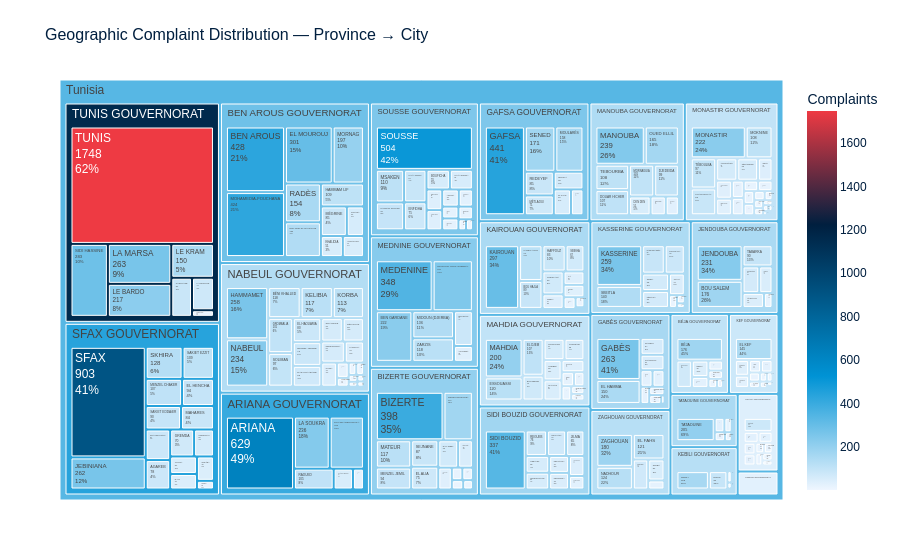

Notebook code cell kept with this figure:
### Code cell
# ── 3.3  Interactive treemap (Plotly) — Province > City ───────────────
if 'province' in df.columns and 'city' in df.columns:
    geo_df = (df.dropna(subset=['province','city'])
                .groupby(['province','city'])
                .size()
                .reset_index(name='count'))

    fig_tree = px.treemap(
        geo_df,
        path      = [px.Constant('Tunisia'), 'province', 'city'],
        values    = 'count',
        color     = 'count',
        color_continuous_scale = [
            [0.0, '#EFF6FF'], [0.3, '#0093D5'],
            [0.7, '#001F3F'], [1.0, '#EE3A43']
        ],
        title     = 'Geographic Complaint Distribution — Province → City',
        hover_data= {'count': True},
    )
    fig_tree.update_traces(textinfo='label+value+percent parent')
    fig_tree.update_layout(**PLOTLY_LAYOUT,
                            coloraxis_colorbar_title='Complaints')
    fig_tree.write_html(str(FIG_DIR / 'fig08_geo_treemap.html'))
    fig_tree.show()
    print('Interactive treemap saved as HTML')

### Figure 1 — Plotly figure (JSON) as saved in the notebook; plotly's stock layout.template omitted (floating-point values rounded to 4 significant figures; data arrays with more than 128 entries replaced by an {"elided": "..."} marker saying what was removed)
{"data": [{"branchvalues": "total", "customdata": {"elided": "282x1 float values"}, "domain": {"x": [0, 1], "y": [0, 1]}, "hovertemplate": "labels=%{label}<br>count_sum=%{value}<br>parent=%{parent}<br>id=%{id}<br>count=%{color}<extra></extra>", "ids": {"elided": "282 str values"}, "labels": {"elided": "282 str values"}, "marker": {"coloraxis": "coloraxis", "colors": {"elided": "282 float values"}}, "name": "", "parents": {"elided": "282 str values"}, "textinfo": "label+value+percent parent", "type": "treemap", "values": {"elided": "282 float values"}}], "layout": {"coloraxis": {"colorbar": {"title": {"text": "Complaints"}}, "colorscale": [[0, "#EFF6FF"], [0.3, "#0093D5"], [0.7, "#001F3F"], [1, "#EE3A43"]]}, "colorway": ["#0093D5", "#EE3A43", "#00C3FF", "#22C55E", "#F59E0B", "#8B5CF6", "#F97316", "#001F3F", "#22D3EE", "#A855F7", "#FB923C", "#34D399"], "font": {"color": "#001F3F", "family": "Arial, sans-serif"}, "legend": {"bgcolor": "rgba(255,255,255,0.9)", "bordercolor": "#E5E7EB", "borderwidth": 1, "tracegroupgap": 0}, "margin": {"b": 60, "l": 60, "r": 40, "t": 80}, "paper_bgcolor": "white", "plot_bgcolor": "white", "title": {"font": {"color": "#001F3F", "family": "Arial", "size": 16}, "text": "Geographic Complaint Distribution — Province → City"}}}
